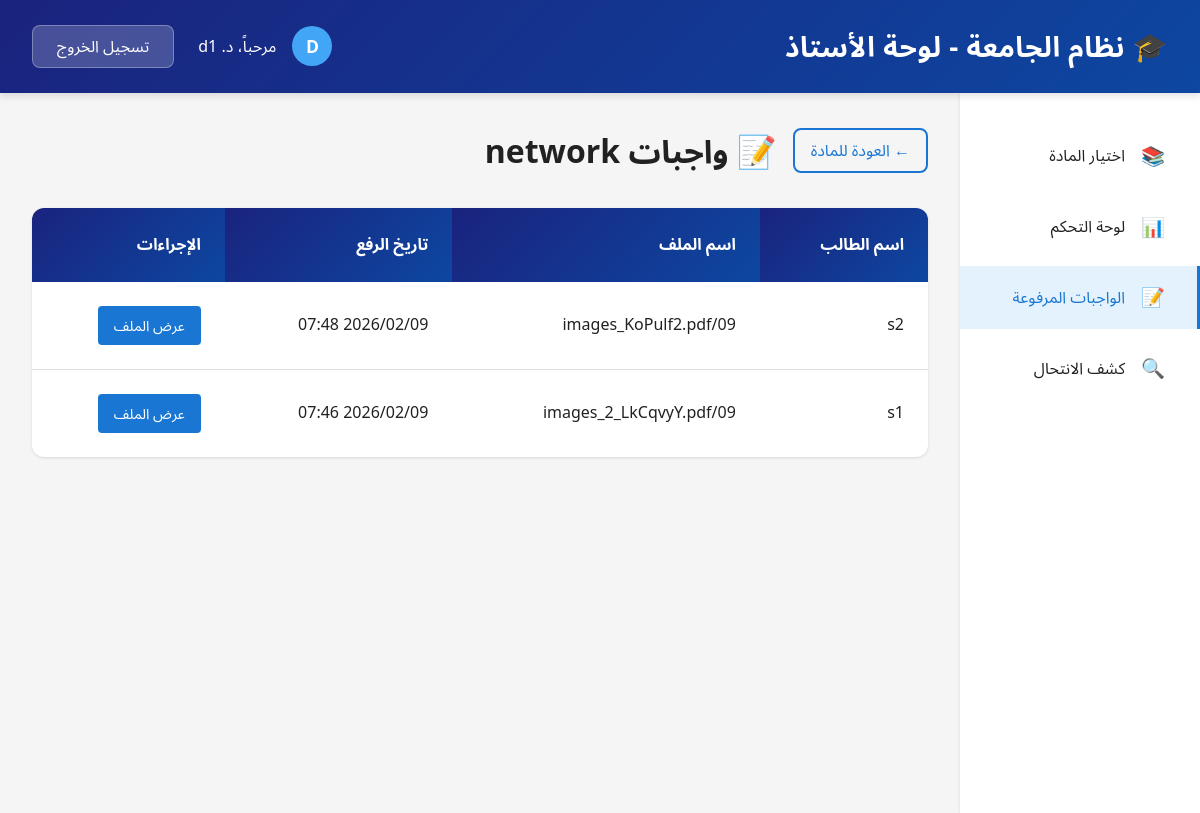
The page /doctor/subject/1/submissions/ (signed in) on the database its author committed.
### myapp/models.py (models this page shows, shortened)
class Subject(models.Model):
    name = models.CharField(max_length=100, unique=True)
    description = models.TextField(blank=True, null=True)
    doctor = models.ForeignKey(
        User,
        on_delete=models.SET_NULL,
        null=True,
        limit_choices_to={'profile__role': 'doctor'},
        related_name='teaching_subjects'
    )
    created_at = models.DateTimeField(auto_now_add=True)
    class Meta:
        verbose_name = 'Subject'
        verbose_name_plural = 'Subjects'
        ordering = ['name']

class Submission(models.Model):
    student = models.ForeignKey(
        User,
        on_delete=models.CASCADE,
        related_name='submissions'
    )
    subject = models.ForeignKey(
        Subject,
        on_delete=models.CASCADE,
        related_name='submissions'
    )
    file = models.FileField(upload_to='submissions/%Y/%m/%d/')
    text = models.TextField(blank=True)
    upload_date = models.DateTimeField(auto_now_add=True)
    class Meta:
        verbose_name = 'Submission'
        verbose_name_plural = 'Submissions'
        ordering = ['-upload_date']

### myapp/views.py (the view)
# urls.py: path('doctor/subject/<int:subject_id>/submissions/', views.DoctorSubjectSubmissionsView.as_view(), name='doctor_subject_submissions'),
@method_decorator(login_required, name='dispatch')
class DoctorSubjectSubmissionsView(View):
    def get(self, request, subject_id):
        if not hasattr(request.user, 'profile') or request.user.profile.role != 'doctor':
            messages.error(request, 'غير مصرح لك بالوصول إلى هذه الصفحة.')
            return redirect('/')
        try:
            subject = Subject.objects.get(id=subject_id, doctor=request.user)
        except Subject.DoesNotExist:
            messages.error(request, 'المادة غير موجودة أو غير مسندة إليك.')
            return redirect('doctor_subject_select')
        submissions = Submission.objects.filter(
            subject=subject
        ).select_related('student').order_by('-upload_date')
        context = {
            'subject': subject,
            'submissions': submissions,
            'total_submissions': submissions.count()
        }
        return render(request, 'myapp/doctor_subject_submissions.html', context)

### templates/myapp/doctor_subject_submissions.html (shortened to what this page needs)
{% extends 'base.html' %}
{% load static %}
{% block content %}
    <header class="header">
        <div class="header-content">
            <h1>🎓 نظام الجامعة - لوحة الأستاذ</h1>
            <div class="header-user">
                <div class="user-info">
                    <div class="user-avatar">{{ user.username|slice:":1"|upper }}</div>
                    <span>مرحباً، د. {{ user.get_full_name|default:user.username }}</span>
                </div>
                <a href="{% url 'logout' %}" class="logout-btn">تسجيل الخروج</a>
            </div>
        </div>
    </header>
    <div class="dashboard-layout">
        <aside class="sidebar">
            <ul class="sidebar-menu">
                <li>
                    <a href="{% url 'doctor_subject_select' %}">
                        <span class="icon">📚</span>
                        <span>اختيار المادة</span>
                    </a>
                </li>
                <li>
                    <a href="{% url 'doctor_subject_detail' subject.id %}">
                        <span class="icon">📊</span>
                        <span>لوحة التحكم</span>
                    </a>
                </li>
                <li>
                    <a href="{% url 'doctor_subject_submissions' subject.id %}" class="active">
                        <span class="icon">📝</span>
                        <span>الواجبات المرفوعة</span>
                    </a>
                </li>
                <li>
                    <a href="{% url 'doctor_subject_plagiarism' subject.id %}">
                        <span class="icon">🔍</span>
                        <span>كشف الانتحال</span>
                    </a>
                </li>
            </ul>
        </aside>
        <main class="main-content">
            <div style="display: flex; align-items: center; gap: 1rem; margin-bottom: 2rem;">
                <a href="{% url 'doctor_subject_detail' subject.id %}" class="btn btn-outline" style="padding: 0.5rem 1rem;">
                    ← العودة للمادة
                </a>
                <h1 class="page-title" style="margin-bottom: 0;">📝 واجبات {{ subject.name }}</h1>
            </div>
            {% if submissions %}
            <div class="table-container">
                <table>
                    <thead>
                        <tr>
                            <th>اسم الطالب</th>
                            <th>اسم الملف</th>
                            <th>تاريخ الرفع</th>
                            <th>الإجراءات</th>
                        </tr>
                    </thead>
                    <tbody>
                        {% for submission in submissions %}
                        <tr>
                            <td>{{ submission.student.get_full_name|default:submission.student.username }}</td>
                            <td>{{ submission.file.name|slice:"20:" }}</td>
                            <td>{{ submission.upload_date|date:"Y/m/d H:i" }}</td>
                            <td>
                                <a href="{{ submission.file.url }}" target="_blank" class="btn-small">عرض الملف</a>
                            </td>
                        </tr>
                        {% endfor %}
                    </tbody>
                </table>
            </div>
            {% endif %}
        </main>
    </div>
{% endblock %}

### static/css/style.css (style rules this page uses)
:root { --primary-navy: #1a237e; --secondary-blue: #0d47a1; --accent-blue: #1976d2; --light-blue: #42a5f5; --background-gray: #f5f5f5; --card-white: #ffffff; --text-dark: #212121; --text-gray: #757575; --border-gray: #e0e0e0; --success-green: #4caf50; --warning-orange: #ff9800; --danger-red: #f44336; --hover-blue: #e3f2fd; --spacing-xs: 0.5rem; --spacing-sm: 1rem; --spacing-md: 1.5rem; --spacing-lg: 2rem; --spacing-xl: 3rem; --radius-sm: 4px; --radius-md: 8px; --radius-lg: 12px; --radius-xl: 16px; --shadow-sm: 0 1px 3px rgba(0, 0, 0, 0.12); --shadow-md: 0 4px 6px rgba(0, 0, 0, 0.1); --shadow-lg: 0 10px 20px rgba(0, 0, 0, 0.15); --shadow-hover: 0 6px 12px rgba(0, 0, 0, 0.15); }
* { margin: 0; padding: 0; box-sizing: border-box; }
body { font-family: 'Segoe UI', 'Roboto', 'Arial', 'Noto Sans Arabic', sans-serif; background-color: var(--background-gray); color: var(--text-dark); direction: rtl; line-height: 1.6; }
.header { background: linear-gradient(135deg, var(--primary-navy) 0%, var(--secondary-blue) 100%); color: white; padding: var(--spacing-md) var(--spacing-lg); box-shadow: var(--shadow-md); position: sticky; top: 0; z-index: 1000; }
.header-content { max-width: 1400px; margin: 0 auto; display: flex; justify-content: space-between; align-items: center; }
.header h1 { font-size: 1.75rem; font-weight: 600; letter-spacing: 0.5px; }
.header-user { display: flex; align-items: center; gap: var(--spacing-md); }
.user-info { display: flex; align-items: center; gap: var(--spacing-sm); }
.user-avatar { width: 40px; height: 40px; border-radius: 50%; background: var(--light-blue); display: flex; align-items: center; justify-content: center; font-weight: 600; font-size: 1.1rem; }
.logout-btn { background: rgba(255, 255, 255, 0.2); color: white; padding: var(--spacing-xs) var(--spacing-md); text-decoration: none; border-radius: var(--radius-md); transition: all 0.3s ease; border: 1px solid rgba(255, 255, 255, 0.3); font-weight: 500; }
.dashboard-layout { display: flex; max-width: 1400px; margin: 0 auto; min-height: calc(100vh - 80px); }
.sidebar { width: 260px; background: var(--card-white); padding: var(--spacing-lg) 0; box-shadow: var(--shadow-sm); position: sticky; top: 80px; height: calc(100vh - 80px); overflow-y: auto; }
.sidebar-menu { list-style: none; }
.sidebar-menu li { margin-bottom: var(--spacing-xs); }
.sidebar-menu a { display: flex; align-items: center; gap: var(--spacing-sm); padding: var(--spacing-sm) var(--spacing-lg); color: var(--text-dark); text-decoration: none; transition: all 0.3s ease; border-right: 3px solid transparent; }
.sidebar-menu a:hover, .sidebar-menu a.active { background: var(--hover-blue); border-right-color: var(--accent-blue); color: var(--accent-blue); }
.sidebar-menu .icon { font-size: 1.2rem; }
.main-content { flex: 1; padding: var(--spacing-lg); overflow-y: auto; }
.page-title { font-size: 2rem; color: var(--text-dark); margin-bottom: var(--spacing-lg); font-weight: 600; }
.btn { padding: var(--spacing-sm) var(--spacing-md); border: none; border-radius: var(--radius-md); cursor: pointer; font-weight: 500; transition: all 0.3s ease; text-decoration: none; display: inline-flex; align-items: center; justify-content: center; gap: var(--spacing-xs); min-height: 44px; min-width: 44px; }
.btn-outline { background: transparent; color: var(--accent-blue); border: 2px solid var(--accent-blue); }
.table-container { background: var(--card-white); border-radius: var(--radius-lg); overflow: hidden; box-shadow: var(--shadow-sm); }
table { width: 100%; border-collapse: collapse; }
th { background: linear-gradient(135deg, var(--primary-navy) 0%, var(--secondary-blue) 100%); color: white; padding: var(--spacing-md); text-align: right; font-weight: 600; }
td { padding: var(--spacing-md); text-align: right; border-bottom: 1px solid var(--border-gray); }
tr:last-child td { border-bottom: none; }
.btn-small { background: var(--accent-blue); color: white; padding: var(--spacing-xs) var(--spacing-sm); text-decoration: none; border-radius: var(--radius-sm); font-size: 0.9rem; transition: all 0.3s ease; display: inline-block; }
@media (max-width: 1200px) { .sidebar { width: 240px; } }
html { scroll-behavior: smooth; }

### rows shown on the page
Subject: name "network"
Submission: student.get_full_name "s2", file.name "09/images_KoPulf2.pdf", upload_date "2026/02/09 07:48"
Submission: student.get_full_name "s1", file.name "09/images_2_LkCqvyY.pdf", upload_date "2026/02/09 07:46"

### other values the page prints
{{ user.username|slice:":1"|upper }} "D"
{{ user.get_full_name|default:user.username }} "d1"
